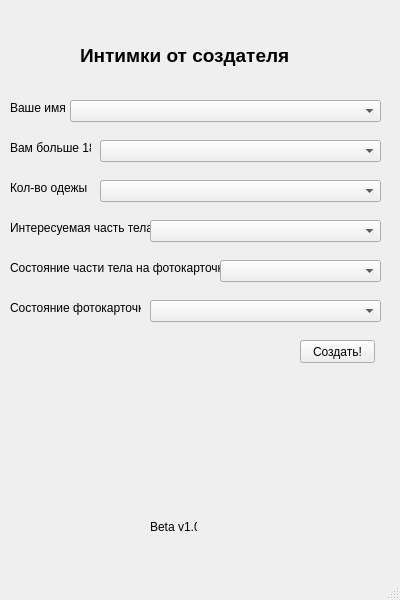
<?xml version="1.0" encoding="UTF-8"?>
<ui version="4.0">
 <class>MainWindow</class>
 <widget class="QMainWindow" name="MainWindow">
  <property name="geometry">
   <rect>
    <x>0</x>
    <y>0</y>
    <width>400</width>
    <height>600</height>
   </rect>
  </property>
  <property name="windowTitle">
   <string>MainWindow</string>
  </property>
  <widget class="QWidget" name="centralwidget">
   <widget class="QLabel" name="label">
    <property name="geometry">
     <rect>
      <x>80</x>
      <y>30</y>
      <width>221</width>
      <height>51</height>
     </rect>
    </property>
    <property name="font">
     <font>
      <pointsize>14</pointsize>
      <weight>75</weight>
      <bold>true</bold>
     </font>
    </property>
    <property name="text">
     <string>Интимки от создателя</string>
    </property>
   </widget>
   <widget class="QComboBox" name="comboBox">
    <property name="geometry">
     <rect>
      <x>70</x>
      <y>100</y>
      <width>311</width>
      <height>22</height>
     </rect>
    </property>
    <item>
     <property name="text">
      <string/>
     </property>
    </item>
    <item>
     <property name="text">
      <string>Ириска</string>
     </property>
    </item>
    <item>
     <property name="text">
      <string>Алиса</string>
     </property>
    </item>
    <item>
     <property name="text">
      <string>Девушка создателя(пока не открыто)</string>
     </property>
    </item>
    <item>
     <property name="text">
      <string>Если не Ириска и не Алиса закройте приложение!</string>
     </property>
    </item>
   </widget>
   <widget class="QLabel" name="label_2">
    <property name="geometry">
     <rect>
      <x>10</x>
      <y>100</y>
      <width>61</width>
      <height>16</height>
     </rect>
    </property>
    <property name="text">
     <string>Ваше имя</string>
    </property>
   </widget>
   <widget class="QLabel" name="label_3">
    <property name="geometry">
     <rect>
      <x>10</x>
      <y>140</y>
      <width>81</width>
      <height>16</height>
     </rect>
    </property>
    <property name="text">
     <string>Вам больше 18?</string>
    </property>
   </widget>
   <widget class="QComboBox" name="comboBox_2">
    <property name="geometry">
     <rect>
      <x>100</x>
      <y>140</y>
      <width>281</width>
      <height>22</height>
     </rect>
    </property>
    <item>
     <property name="text">
      <string/>
     </property>
    </item>
    <item>
     <property name="text">
      <string>Да!</string>
     </property>
    </item>
    <item>
     <property name="text">
      <string>Тогда вы точно не должны пользоваться этим!</string>
     </property>
    </item>
   </widget>
   <widget class="QLabel" name="label_4">
    <property name="geometry">
     <rect>
      <x>10</x>
      <y>180</y>
      <width>81</width>
      <height>16</height>
     </rect>
    </property>
    <property name="text">
     <string>Кол-во одежы</string>
    </property>
   </widget>
   <widget class="QComboBox" name="comboBox_3">
    <property name="geometry">
     <rect>
      <x>100</x>
      <y>180</y>
      <width>281</width>
      <height>22</height>
     </rect>
    </property>
    <item>
     <property name="text">
      <string/>
     </property>
    </item>
    <item>
     <property name="text">
      <string>Полностью одет)</string>
     </property>
    </item>
    <item>
     <property name="text">
      <string>Некоторые участки обнажены)))</string>
     </property>
    </item>
    <item>
     <property name="text">
      <string>Полностью раздет!))))))</string>
     </property>
    </item>
   </widget>
   <widget class="QLabel" name="label_5">
    <property name="geometry">
     <rect>
      <x>10</x>
      <y>220</y>
      <width>141</width>
      <height>16</height>
     </rect>
    </property>
    <property name="text">
     <string>Интересуемая часть тела</string>
    </property>
   </widget>
   <widget class="QComboBox" name="comboBox_4">
    <property name="geometry">
     <rect>
      <x>150</x>
      <y>220</y>
      <width>231</width>
      <height>22</height>
     </rect>
    </property>
    <item>
     <property name="text">
      <string/>
     </property>
    </item>
    <item>
     <property name="text">
      <string>Руки</string>
     </property>
    </item>
    <item>
     <property name="text">
      <string>Грудь</string>
     </property>
    </item>
    <item>
     <property name="text">
      <string>Пресс</string>
     </property>
    </item>
    <item>
     <property name="text">
      <string>Попа</string>
     </property>
    </item>
    <item>
     <property name="text">
      <string>Ножки</string>
     </property>
    </item>
    <item>
     <property name="text">
      <string>Лицо</string>
     </property>
    </item>
    <item>
     <property name="text">
      <string>ПИПИСЬКА!!!!!!</string>
     </property>
    </item>
   </widget>
   <widget class="QLabel" name="label_6">
    <property name="geometry">
     <rect>
      <x>10</x>
      <y>260</y>
      <width>211</width>
      <height>16</height>
     </rect>
    </property>
    <property name="text">
     <string>Состояние части тела на фотокарточке</string>
    </property>
   </widget>
   <widget class="QComboBox" name="comboBox_5">
    <property name="geometry">
     <rect>
      <x>220</x>
      <y>260</y>
      <width>161</width>
      <height>22</height>
     </rect>
    </property>
    <item>
     <property name="text">
      <string/>
     </property>
    </item>
    <item>
     <property name="text">
      <string>Напряжено</string>
     </property>
    </item>
    <item>
     <property name="text">
      <string>Расслабленно</string>
     </property>
    </item>
    <item>
     <property name="text">
      <string>ВОЗБУЖДЕНО!!!!</string>
     </property>
    </item>
   </widget>
   <widget class="QLabel" name="label_7">
    <property name="geometry">
     <rect>
      <x>10</x>
      <y>300</y>
      <width>131</width>
      <height>16</height>
     </rect>
    </property>
    <property name="text">
     <string>Состояние фотокарточки</string>
    </property>
   </widget>
   <widget class="QComboBox" name="comboBox_6">
    <property name="geometry">
     <rect>
      <x>150</x>
      <y>300</y>
      <width>231</width>
      <height>22</height>
     </rect>
    </property>
    <item>
     <property name="text">
      <string/>
     </property>
    </item>
    <item>
     <property name="text">
      <string>Старая</string>
     </property>
    </item>
    <item>
     <property name="text">
      <string>Новая</string>
     </property>
    </item>
    <item>
     <property name="text">
      <string>Хочу видео звонок)))</string>
     </property>
    </item>
   </widget>
   <widget class="QLabel" name="label_8">
    <property name="geometry">
     <rect>
      <x>150</x>
      <y>520</y>
      <width>47</width>
      <height>13</height>
     </rect>
    </property>
    <property name="text">
     <string>Beta v1.0</string>
    </property>
   </widget>
   <widget class="QPushButton" name="pushButton">
    <property name="geometry">
     <rect>
      <x>300</x>
      <y>340</y>
      <width>75</width>
      <height>23</height>
     </rect>
    </property>
    <property name="text">
     <string>Создать!</string>
    </property>
   </widget>
  </widget>
  <widget class="QStatusBar" name="statusbar"/>
 </widget>
 <resources/>
 <connections/>
</ui>
